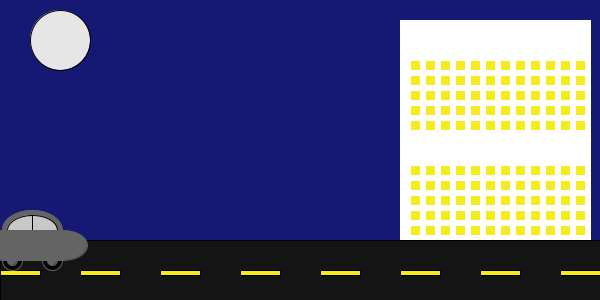
Frame 1 (no input)
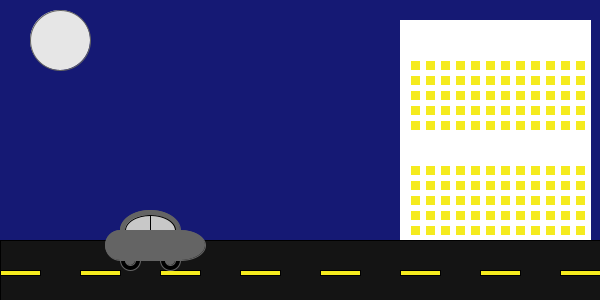
Frame 60 (the mouse pressed at the canvas centre just before this capture)
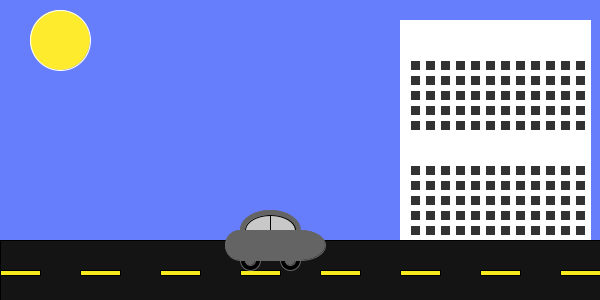
Frame 120 (the mouse held since frame 60 and released just before this capture)

The Processing sketch that drew these frames (run headless with seeded random() and noise(); from frame 60 on, the mouse is pressed at the canvas centre):

// Processing sketch: processing_104580
// ── processing_104580.pde

int px;
void setup() {
size(600,300);

px=0;
}

void draw() {
 //céu noite
background(21,25,116);

//Lua

fill(230);
ellipse(60,40,60,60);
 
   //Prédio
 
fill (255);
stroke(255);
rect(400,20,190,220);
 
{{
 fill(245,235,30);
int x;
int y;
for (y=60; y<240; y=y+15)
for (x=410; x<580; x=x+15)
rect(x,y,10,10);}


if(mousePressed) {
//céu dia
  background(102,125,252);

 //sol
  fill(255,235,46);
  ellipse(60,40,60,60);
   
    //Prédio
fill (255);
stroke(255);
rect(400,20,190,220);

 fill(50);
int x;
int y;
for (y=60; y<240; y=y+15)
for (x=410; x<580; x=x+15)
rect(x,y,10,10);
//prédio

}
}

  //Prédio

fill(255);
rect(400,135,190,25);

//Rua
px++;
stroke(0);
fill(20);
rect(0,240,600,60);
fill(245,235,30);
for(int x=0; x<600; x=x+80)
rect(x,270,40,5);
//Carro

fill(100,100,100);
stroke(100,100,100);
px++;
ellipse (px+30,230,60,40);
fill(200);
stroke(0);
ellipse (px+30,230,50,30);
line(px+30,215,px+30,250);
fill(100,100,100);
stroke(100,100,100);
ellipse (px+60,245,50,30);
ellipse (px,245,30,30);
fill(0);
ellipse (px+10,260,20,20);
ellipse (px+50,260,20,20);
fill(100,100,100);
ellipse (px+10,260,10,10);
ellipse (px+50,260,10,10);
rect (px,230,60,30);


}
